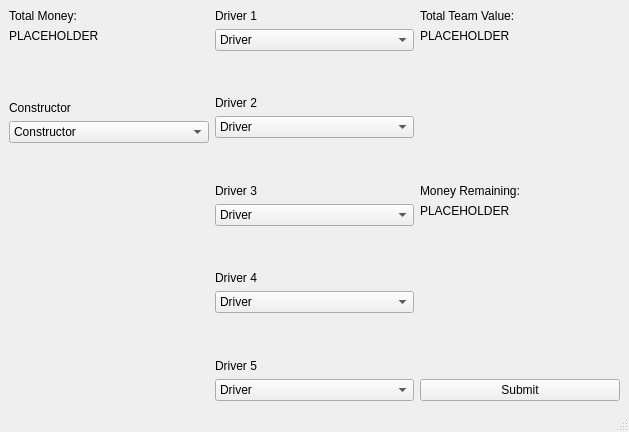
<?xml version="1.0" encoding="UTF-8"?>
<ui version="4.0">
 <class>MainWindow</class>
 <widget class="QMainWindow" name="MainWindow">
  <property name="geometry">
   <rect>
    <x>0</x>
    <y>0</y>
    <width>629</width>
    <height>432</height>
   </rect>
  </property>
  <property name="windowTitle">
   <string>MainWindow</string>
  </property>
  <widget class="QWidget" name="centralwidget">
   <layout class="QHBoxLayout" name="horizontalLayout_2">
    <item>
     <layout class="QVBoxLayout" name="verticalLayout_4">
      <item>
       <widget class="QLabel" name="label_5">
        <property name="text">
         <string>Total Money:</string>
        </property>
       </widget>
      </item>
      <item>
       <widget class="QLabel" name="total_money">
        <property name="text">
         <string>PLACEHOLDER</string>
        </property>
       </widget>
      </item>
      <item>
       <spacer name="verticalSpacer_4">
        <property name="orientation">
         <enum>Qt::Vertical</enum>
        </property>
        <property name="sizeHint" stdset="0">
         <size>
          <width>20</width>
          <height>40</height>
         </size>
        </property>
       </spacer>
      </item>
      <item>
       <widget class="QLabel" name="label_7">
        <property name="text">
         <string>Constructor</string>
        </property>
       </widget>
      </item>
      <item>
       <widget class="QComboBox" name="constructor_drop">
        <item>
         <property name="text">
          <string>Constructor</string>
         </property>
        </item>
       </widget>
      </item>
      <item>
       <spacer name="verticalSpacer_5">
        <property name="orientation">
         <enum>Qt::Vertical</enum>
        </property>
        <property name="sizeHint" stdset="0">
         <size>
          <width>20</width>
          <height>40</height>
         </size>
        </property>
       </spacer>
      </item>
      <item>
       <spacer name="verticalSpacer_7">
        <property name="orientation">
         <enum>Qt::Vertical</enum>
        </property>
        <property name="sizeHint" stdset="0">
         <size>
          <width>20</width>
          <height>40</height>
         </size>
        </property>
       </spacer>
      </item>
      <item>
       <spacer name="verticalSpacer_8">
        <property name="orientation">
         <enum>Qt::Vertical</enum>
        </property>
        <property name="sizeHint" stdset="0">
         <size>
          <width>20</width>
          <height>40</height>
         </size>
        </property>
       </spacer>
      </item>
      <item>
       <spacer name="verticalSpacer_6">
        <property name="orientation">
         <enum>Qt::Vertical</enum>
        </property>
        <property name="sizeHint" stdset="0">
         <size>
          <width>20</width>
          <height>40</height>
         </size>
        </property>
       </spacer>
      </item>
      <item>
       <spacer name="verticalSpacer_3">
        <property name="orientation">
         <enum>Qt::Vertical</enum>
        </property>
        <property name="sizeHint" stdset="0">
         <size>
          <width>20</width>
          <height>40</height>
         </size>
        </property>
       </spacer>
      </item>
     </layout>
    </item>
    <item>
     <layout class="QHBoxLayout" name="horizontalLayout">
      <item>
       <layout class="QVBoxLayout" name="verticalLayout_2">
        <item>
         <widget class="QLabel" name="label_8">
          <property name="text">
           <string>Driver 1</string>
          </property>
         </widget>
        </item>
        <item>
         <widget class="QComboBox" name="driver_drop1">
          <item>
           <property name="text">
            <string>Driver</string>
           </property>
          </item>
         </widget>
        </item>
        <item>
         <spacer name="verticalSpacer_9">
          <property name="orientation">
           <enum>Qt::Vertical</enum>
          </property>
          <property name="sizeHint" stdset="0">
           <size>
            <width>20</width>
            <height>40</height>
           </size>
          </property>
         </spacer>
        </item>
        <item>
         <widget class="QLabel" name="label_9">
          <property name="text">
           <string>Driver 2</string>
          </property>
         </widget>
        </item>
        <item>
         <widget class="QComboBox" name="driver_drop2">
          <item>
           <property name="text">
            <string>Driver</string>
           </property>
          </item>
         </widget>
        </item>
        <item>
         <spacer name="verticalSpacer_10">
          <property name="orientation">
           <enum>Qt::Vertical</enum>
          </property>
          <property name="sizeHint" stdset="0">
           <size>
            <width>20</width>
            <height>40</height>
           </size>
          </property>
         </spacer>
        </item>
        <item>
         <widget class="QLabel" name="label_10">
          <property name="text">
           <string>Driver 3</string>
          </property>
         </widget>
        </item>
        <item>
         <widget class="QComboBox" name="driver_drop3">
          <item>
           <property name="text">
            <string>Driver</string>
           </property>
          </item>
         </widget>
        </item>
        <item>
         <spacer name="verticalSpacer_11">
          <property name="orientation">
           <enum>Qt::Vertical</enum>
          </property>
          <property name="sizeHint" stdset="0">
           <size>
            <width>20</width>
            <height>40</height>
           </size>
          </property>
         </spacer>
        </item>
        <item>
         <widget class="QLabel" name="label_11">
          <property name="text">
           <string>Driver 4</string>
          </property>
         </widget>
        </item>
        <item>
         <widget class="QComboBox" name="driver_drop4">
          <item>
           <property name="text">
            <string>Driver</string>
           </property>
          </item>
         </widget>
        </item>
        <item>
         <spacer name="verticalSpacer_12">
          <property name="orientation">
           <enum>Qt::Vertical</enum>
          </property>
          <property name="sizeHint" stdset="0">
           <size>
            <width>20</width>
            <height>40</height>
           </size>
          </property>
         </spacer>
        </item>
        <item>
         <widget class="QLabel" name="label_12">
          <property name="text">
           <string>Driver 5</string>
          </property>
         </widget>
        </item>
        <item>
         <widget class="QComboBox" name="driver_drop5">
          <item>
           <property name="text">
            <string>Driver</string>
           </property>
          </item>
         </widget>
        </item>
       </layout>
      </item>
     </layout>
    </item>
    <item>
     <layout class="QVBoxLayout" name="verticalLayout_3">
      <item>
       <widget class="QLabel" name="label">
        <property name="text">
         <string>Total Team Value:</string>
        </property>
       </widget>
      </item>
      <item>
       <widget class="QLabel" name="total_team_value">
        <property name="text">
         <string>PLACEHOLDER</string>
        </property>
       </widget>
      </item>
      <item>
       <spacer name="verticalSpacer">
        <property name="orientation">
         <enum>Qt::Vertical</enum>
        </property>
        <property name="sizeHint" stdset="0">
         <size>
          <width>20</width>
          <height>40</height>
         </size>
        </property>
       </spacer>
      </item>
      <item>
       <widget class="QLabel" name="label_4">
        <property name="text">
         <string>Money Remaining:</string>
        </property>
       </widget>
      </item>
      <item>
       <widget class="QLabel" name="remaining_money">
        <property name="text">
         <string>PLACEHOLDER</string>
        </property>
       </widget>
      </item>
      <item>
       <spacer name="verticalSpacer_2">
        <property name="orientation">
         <enum>Qt::Vertical</enum>
        </property>
        <property name="sizeHint" stdset="0">
         <size>
          <width>20</width>
          <height>40</height>
         </size>
        </property>
       </spacer>
      </item>
      <item alignment="Qt::AlignHCenter|Qt::AlignBottom">
       <widget class="QLabel" name="errorbox">
        <property name="text">
         <string></string>
        </property>
       </widget>
      </item>
      <item>
       <widget class="QPushButton" name="submit_button">
        <property name="text">
         <string>Submit</string>
        </property>
       </widget>
      </item>
     </layout>
    </item>
   </layout>
  </widget>
  <widget class="QMenuBar" name="menubar">
   <property name="geometry">
    <rect>
     <x>0</x>
     <y>0</y>
     <width>629</width>
     <height>17</height>
    </rect>
   </property>
  </widget>
  <widget class="QStatusBar" name="statusbar"/>
 </widget>
 <resources/>
 <connections/>
</ui>
